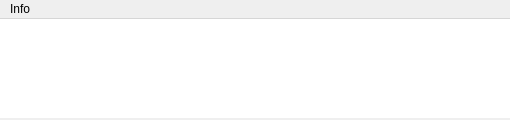
<?xml version="1.0" encoding="UTF-8"?>
<ui version="4.0">
 <class>Client</class>
 <widget class="QMainWindow" name="Client">
  <property name="geometry">
   <rect>
    <x>0</x>
    <y>0</y>
    <width>510</width>
    <height>120</height>
   </rect>
  </property>
  <property name="minimumSize">
   <size>
    <width>510</width>
    <height>120</height>
   </size>
  </property>
  <property name="maximumSize">
   <size>
    <width>510</width>
    <height>120</height>
   </size>
  </property>
  <property name="windowTitle">
   <string>Client</string>
  </property>
  <property name="autoFillBackground">
   <bool>true</bool>
  </property>
  <property name="styleSheet">
   <string notr="true"/>
  </property>
  <widget class="QWidget" name="centralWidget">
   <property name="autoFillBackground">
    <bool>true</bool>
   </property>
   <widget class="Console" name="plainTextEdit">
    <property name="geometry">
     <rect>
      <x>0</x>
      <y>0</y>
      <width>511</width>
      <height>99</height>
     </rect>
    </property>
    <property name="minimumSize">
     <size>
      <width>511</width>
      <height>99</height>
     </size>
    </property>
    <property name="maximumSize">
     <size>
      <width>16777215</width>
      <height>99</height>
     </size>
    </property>
    <property name="styleSheet">
     <string notr="true">border: 0px;</string>
    </property>
   </widget>
  </widget>
  <widget class="QMenuBar" name="menuBar">
   <property name="geometry">
    <rect>
     <x>0</x>
     <y>0</y>
     <width>510</width>
     <height>20</height>
    </rect>
   </property>
   <widget class="QMenu" name="menuInfo">
    <property name="title">
     <string>Info</string>
    </property>
   </widget>
   <addaction name="menuInfo"/>
  </widget>
 </widget>
 <layoutdefault spacing="6" margin="11"/>
 <customwidgets>
  <customwidget>
   <class>Console</class>
   <extends>QPlainTextEdit</extends>
   <header location="global">console.h</header>
  </customwidget>
 </customwidgets>
 <resources/>
 <connections/>
</ui>
